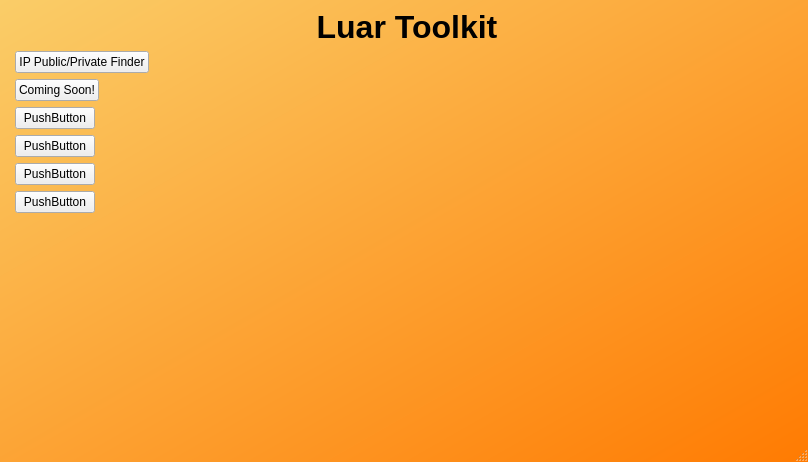
<?xml version="1.0" encoding="UTF-8"?>
<ui version="4.0">
 <class>MainWindow</class>
 <widget class="QMainWindow" name="MainWindow">
  <property name="geometry">
   <rect>
    <x>0</x>
    <y>0</y>
    <width>808</width>
    <height>462</height>
   </rect>
  </property>
  <property name="windowTitle">
   <string>MainWindow</string>
  </property>
  <property name="styleSheet">
   <string notr="true">QMainWindow {
    background: qlineargradient(spread:pad, x1:0, y1:0, x2:1, y2:1, stop:0 rgba(250, 205, 104, 1), stop:1 rgba(255, 123, 2, 1))
}
    
</string>
  </property>
  <widget class="QWidget" name="centralwidget">
   <property name="autoFillBackground">
    <bool>false</bool>
   </property>
   <layout class="QFormLayout" name="formLayout">
    <item row="0" column="1">
     <widget class="QLabel" name="label">
      <property name="sizePolicy">
       <sizepolicy hsizetype="Preferred" vsizetype="Fixed">
        <horstretch>0</horstretch>
        <verstretch>0</verstretch>
       </sizepolicy>
      </property>
      <property name="font">
       <font>
        <pointsize>24</pointsize>
        <bold>true</bold>
       </font>
      </property>
      <property name="layoutDirection">
       <enum>Qt::LeftToRight</enum>
      </property>
      <property name="text">
       <string>Luar Toolkit</string>
      </property>
      <property name="alignment">
       <set>Qt::AlignCenter</set>
      </property>
     </widget>
    </item>
    <item row="1" column="1">
     <widget class="QPushButton" name="IPPrivateButton">
      <property name="sizePolicy">
       <sizepolicy hsizetype="Maximum" vsizetype="Fixed">
        <horstretch>0</horstretch>
        <verstretch>0</verstretch>
       </sizepolicy>
      </property>
      <property name="text">
       <string>IP Public/Private Finder</string>
      </property>
     </widget>
    </item>
    <item row="2" column="1">
     <widget class="QPushButton" name="pushButton_2">
      <property name="sizePolicy">
       <sizepolicy hsizetype="Maximum" vsizetype="Fixed">
        <horstretch>0</horstretch>
        <verstretch>0</verstretch>
       </sizepolicy>
      </property>
      <property name="text">
       <string>Coming Soon!</string>
      </property>
     </widget>
    </item>
    <item row="3" column="1">
     <widget class="QPushButton" name="pushButton">
      <property name="sizePolicy">
       <sizepolicy hsizetype="Maximum" vsizetype="Fixed">
        <horstretch>0</horstretch>
        <verstretch>0</verstretch>
       </sizepolicy>
      </property>
      <property name="text">
       <string>PushButton</string>
      </property>
     </widget>
    </item>
    <item row="4" column="1">
     <widget class="QPushButton" name="pushButton_3">
      <property name="sizePolicy">
       <sizepolicy hsizetype="Maximum" vsizetype="Fixed">
        <horstretch>0</horstretch>
        <verstretch>0</verstretch>
       </sizepolicy>
      </property>
      <property name="text">
       <string>PushButton</string>
      </property>
     </widget>
    </item>
    <item row="5" column="1">
     <widget class="QPushButton" name="pushButton_4">
      <property name="sizePolicy">
       <sizepolicy hsizetype="Maximum" vsizetype="Fixed">
        <horstretch>0</horstretch>
        <verstretch>0</verstretch>
       </sizepolicy>
      </property>
      <property name="text">
       <string>PushButton</string>
      </property>
     </widget>
    </item>
    <item row="6" column="1">
     <widget class="QPushButton" name="pushButton_5">
      <property name="sizePolicy">
       <sizepolicy hsizetype="Maximum" vsizetype="Fixed">
        <horstretch>0</horstretch>
        <verstretch>0</verstretch>
       </sizepolicy>
      </property>
      <property name="text">
       <string>PushButton</string>
      </property>
     </widget>
    </item>
   </layout>
  </widget>
  <widget class="QMenuBar" name="menubar">
   <property name="geometry">
    <rect>
     <x>0</x>
     <y>0</y>
     <width>808</width>
     <height>22</height>
    </rect>
   </property>
  </widget>
  <widget class="QStatusBar" name="statusbar"/>
 </widget>
 <resources/>
 <connections/>
</ui>
